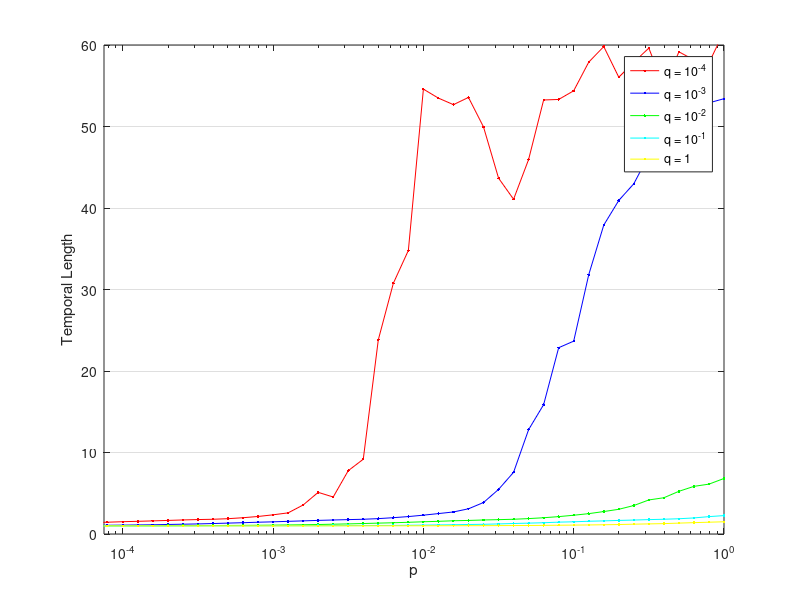

Write the MATLAB code that produced this figure.
%  read labels and x-y data
load MarkovTemporalMetricsPlots_100_0_0001.dat;     %  read data into the my_xy matrix
Prob = MarkovTemporalMetricsPlots_100_0_0001(:,2);     %  copy first column of my_xy into x
Eff1 = MarkovTemporalMetricsPlots_100_0_0001(:,4);     %  and second column into y

load MarkovTemporalMetricsPlots_100_0_0010.dat;     %  read data into the my_xy matrix
Eff2 = MarkovTemporalMetricsPlots_100_0_0010(:,4);     %  and second column into y

load MarkovTemporalMetricsPlots_100_0_0100.dat;     %  read data into the my_xy matrix
Eff3 = MarkovTemporalMetricsPlots_100_0_0100(:,4);     %  and second column into y

load MarkovTemporalMetricsPlots_100_0_1000.dat;     %  read data into the my_xy matrix
Eff4 = MarkovTemporalMetricsPlots_100_0_1000(:,4);     %  and second column into y

load MarkovTemporalMetricsPlots_100_1_0000.dat;     %  read data into the my_xy matrix
Eff5 = MarkovTemporalMetricsPlots_100_1_0000(:,4);     %  and second column into y

semilogx(Prob,Eff1,'r.-',Prob,Eff2,'b.-',Prob,Eff3,'g.-',Prob,Eff4,'c.-',Prob,Eff5,'y.-');
xlabel('p');           % add axis labels and plot title
ylabel('Temporal Length');
axis([0.000075 1.000 0.0 60.000],[0.000075 1.000 0.0 60.000]);
set(gca,'XScale','log','XGrid','off','YGrid','on');
%set(gca,'gridlinestyle','--')
%grid on;
legend('q = 10^{-4}','q = 10^{-3}','q = 10^{-2}','q = 10^{-1}','q = 1');

%title('Mean monthly precipitation at Portland International Airport');
%plot(Prob,EffSim,'bx-',Prob,EffTheor,'ro-');     %  plot precip vs. month with circles
